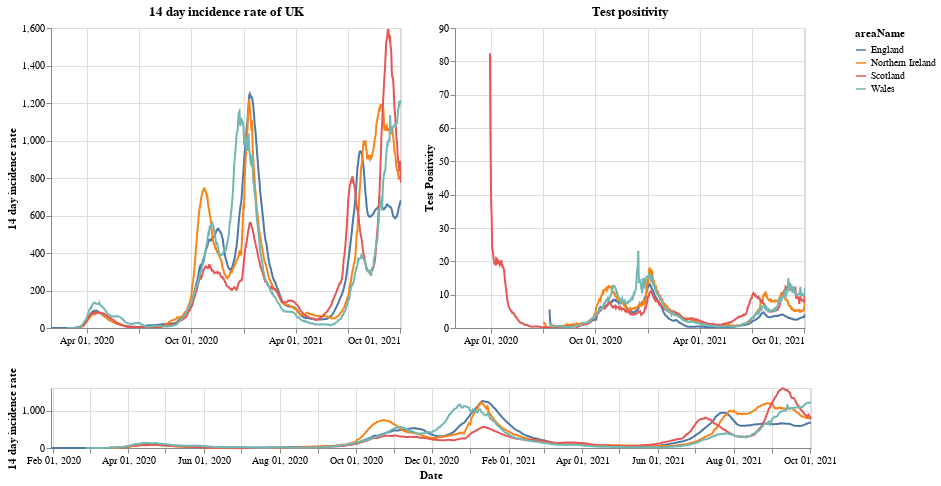

Notebook code cell kept with this figure:
### Markdown cell above
# Plots

First a plot with each country in the UK. The top right shows the positivity rate for (which is the percentage of registered tests which were positive) while the top left is the 14 day incidence rate. The bottom chart can be used to select the timeframe (does not work on a mobile device).

### Code cell
#collapse
brush = alt.selection(type='interval', name='DateBrush',encodings=['x'],fields=['Time'])
leg_selection = alt.selection_multi(fields=['areaName'], bind='legend')

base = alt.Chart(uk_cases).mark_line().encode(
    x=alt.X("yearmonthdate(date):T", axis=alt.Axis(title='Date')),
    y=alt.Y("twoWeeklyCasesRate:Q", axis=alt.Axis(title='14 day incidence rate')),
    tooltip=['areaName', 'date','twoWeeklyCasesRate', 'testPositivity'],
    color='areaName',
    opacity=alt.condition(leg_selection, alt.value(2), alt.value(0.1))
).add_selection(leg_selection).properties(width=350)

upper = base.encode(alt.X('yearmonthdate(date):T', axis=alt.Axis(title=''),
                         scale=alt.Scale(domain=brush))
                   ).properties(title=f'14 day incidence rate of UK')
upper_right = upper.encode(alt.Y('testPositivity:Q', axis=alt.Axis(title='Test Positivity'))).properties(title='Test positivity')
lower = base.properties(height=60, width = 760).add_selection(brush)

(upper | upper_right) & lower

### Figure 1 — Vega-Lite specification as saved in the notebook (floating-point values rounded to 4 significant figures; data arrays with more than 128 entries replaced by an {"elided": "..."} marker saying what was removed)
{"config": {"view": {"continuousWidth": 400, "continuousHeight": 300}}, "vconcat": [{"hconcat": [{"mark": "line", "encoding": {"color": {"type": "nominal", "field": "areaName"}, "opacity": {"condition": {"value": 2, "selection": "selector001"}, "value": 0.1}, "tooltip": [{"type": "nominal", "field": "areaName"}, {"type": "temporal", "field": "date"}, {"type": "quantitative", "field": "twoWeeklyCasesRate"}, {"type": "quantitative", "field": "testPositivity"}], "x": {"type": "temporal", "axis": {"title": ""}, "field": "date", "scale": {"domain": {"selection": "DateBrush"}}, "timeUnit": "yearmonthdate"}, "y": {"type": "quantitative", "axis": {"title": "14 day incidence rate"}, "field": "twoWeeklyCasesRate"}}, "selection": {"selector001": {"type": "multi", "fields": ["areaName"], "bind": "legend"}}, "title": "14 day incidence rate of UK", "width": 350}, {"mark": "line", "encoding": {"color": {"type": "nominal", "field": "areaName"}, "opacity": {"condition": {"value": 2, "selection": "selector001"}, "value": 0.1}, "tooltip": [{"type": "nominal", "field": "areaName"}, {"type": "temporal", "field": "date"}, {"type": "quantitative", "field": "twoWeeklyCasesRate"}, {"type": "quantitative", "field": "testPositivity"}], "x": {"type": "temporal", "axis": {"title": ""}, "field": "date", "scale": {"domain": {"selection": "DateBrush"}}, "timeUnit": "yearmonthdate"}, "y": {"type": "quantitative", "axis": {"title": "Test Positivity"}, "field": "testPositivity"}}, "selection": {"selector001": {"type": "multi", "fields": ["areaName"], "bind": "legend"}}, "title": "Test positivity", "width": 350}]}, {"mark": "line", "encoding": {"color": {"type": "nominal", "field": "areaName"}, "opacity": {"condition": {"value": 2, "selection": "selector001"}, "value": 0.1}, "tooltip": [{"type": "nominal", "field": "areaName"}, {"type": "temporal", "field": "date"}, {"type": "quantitative", "field": "twoWeeklyCasesRate"}, {"type": "quantitative", "field": "testPositivity"}], "x": {"type": "temporal", "axis": {"title": "Date"}, "field": "date", "timeUnit": "yearmonthdate"}, "y": {"type": "quantitative", "axis": {"title": "14 day incidence rate"}, "field": "twoWeeklyCasesRate"}}, "height": 60, "selection": {"selector001": {"type": "multi", "fields": ["areaName"], "bind": "legend"}, "DateBrush": {"type": "interval", "encodings": ["x"], "fields": ["Time"]}}, "width": 760}], "data": {"name": "data-1225bbf0c9abd14637f3aa836b9d5cce"}, "$schema": "https://vega.github.io/schema/vega-lite/v4.8.1.json", "datasets": {"data-1225bbf0c9abd14637f3aa836b9d5cce": {"elided": "2356 records"}}}
